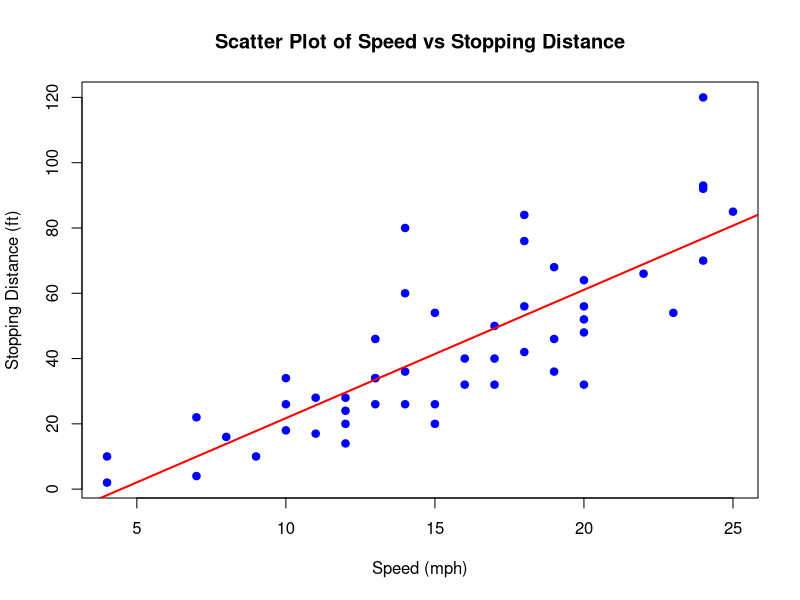

This chart was generated by the following R code:
#loading the dataset
data(cars)
attach(cars)

head(cars)

cars

#scatter plot of the cars dataset
plot(speed, dist,
     main = "Scatter Plot of Speed vs Stopping Distance",
     xlab = "Speed (mph)",
     ylab = "Stopping Distance (ft)",
     pch = 19,       # Solid circle
     col = "blue")   # Color of the points

#linear model fit
model = lm(dist ~ speed, data = cars)

# Print the summary of the model
summary(model)


abline(model, col = "red", lwd = 2)


